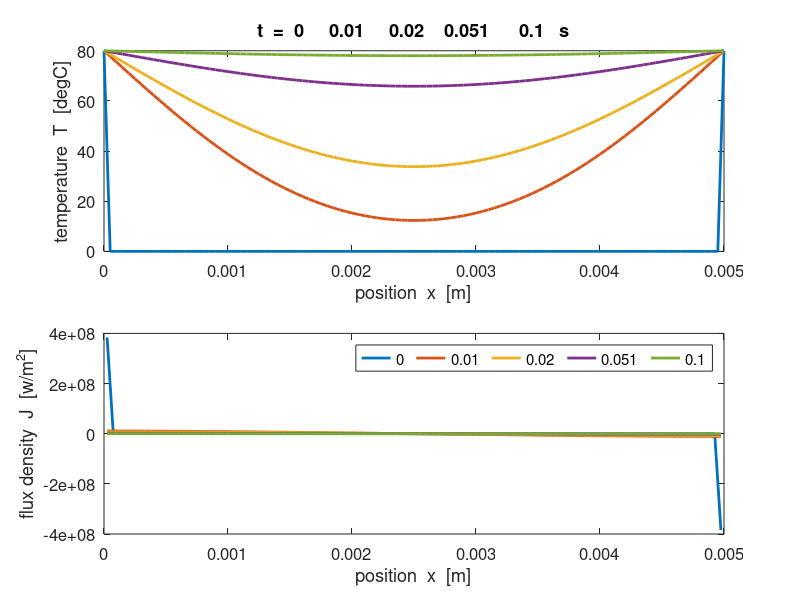
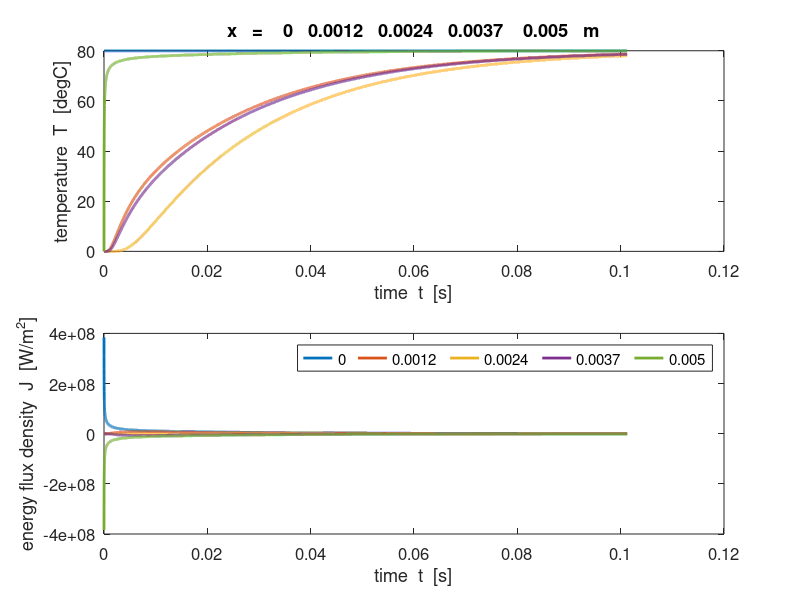
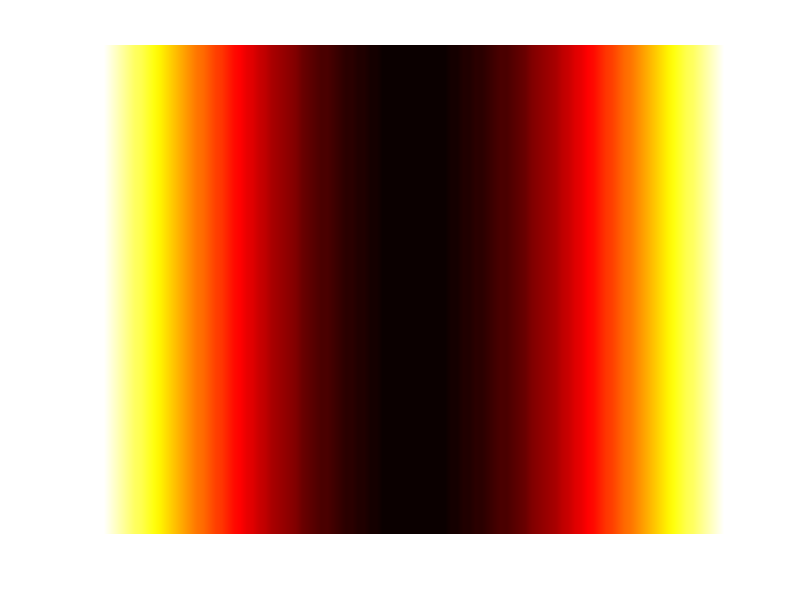
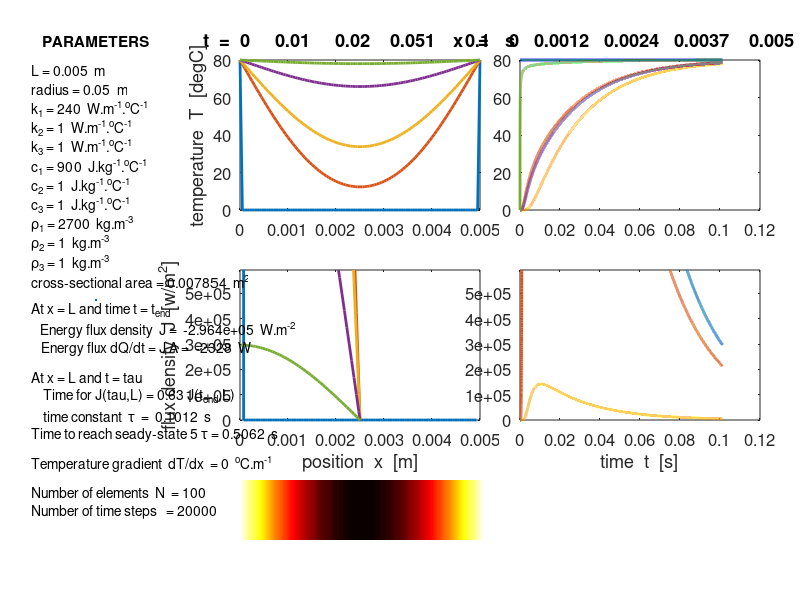

The MATLAB script that drew these images, in order:
% tp_bar_001.m
% Heat Conduction along a cylindrical bar
% S.I. units used unless otherwise stated
% Default value and unit are given in ()
% Ian Cooper   School of Physics   University of Sydney
% cooper@physics.usyd.edu.au
% http://www.physics.usyd.edu.au/teach_res/mp/optics/optics_home.htm

tic
close all
clear all
clc

% =======================================================================
% INPUTS 
% =======================================================================

% number of spatial elements (100)
    nx = 100;
% number of time steps (100)
    nt = 20000;
% length of bar (1 m)
    L = 5e-3;
% radius of bar (0.1 m)
    r1 = 0.05;
    r = r1 .* ones(1,nx);    
% thermal conductivity (400 W/(m.degC)
    k1 = 240;
    k2 = 1;
    k3 = 1;
    k = k1 .* ones(1,nx);
    %k(33:end) = k2 ;
% specific heat capacity (380 J/(kg.degC)
    c1 = 900;  
    c2 = 1;
    c3 = 1;
    c = c1 .* ones(1,nx);
    %c(33:end) = c2 ;
% density  (8900 kg/m^3)
    rho1 = 2700;
    rho2 = 1;
    rho3 = 1;
    rho = rho1 .* ones(1,nx);
   % rho(33:end) = rho2 ;
% initial temperature of bar  (0 degC)
    T = zeros(nt,nx+1);

% intial energy flux density
    J = zeros(nt,nx);

% BOUNDARY CONDITIONS  (100   0  degC)
    T(:,1) = 80;
    T(:,end) = 80;
 
    
% =======================================================================
% CALCULATIONS 
% =======================================================================    
 

dx = L / nx;                  % width of elements
dt = 0.4 * dx^2 * min(rho) * min(c) / (2 * max(k));    % time increment
%dt = 1e-5;
x = dx .*(0:nx);
xJ = dx/2 + dx .*(0:nx-1);
t = 0 : (nt-1);
t = dt .* t;
K1 = -( k ./ dx );                             % constant
K2 = dt ./ ( rho .* c .* dx );                 % constant
area = pi * r(1)^2;   % assume uniform cross-sectional area

for ct = 1 : nt-1
       
    for cx = 1 : nx
        J(ct,cx) = K1(cx) * ( T(ct,cx+1) - T(ct,cx) );
    end 

    for cx = 2 : nx
        T(ct+1,cx) = T(ct,cx) +  K2(cx) * ( J(ct,cx-1) - J(ct,cx)) ;
    end
end
   %if T(:,1) > T(:,end);
       J(end,:) = J(end-1,:);
   %end
   %if T(:,1) < T(:,end);
    %   J(end,1) = J(end,2);
   %end
% energy flux dQ/dt = JA
    dQ_dt = J(end,end) .* area;

% temperature gradient dT/dx
    dT_dx = (T(end,end) - T(end,1)) / (x(end) - x(1));
    
% time constant tau
tau = t(end);

if T(:,1) > T(:,end);
    cc = 1;
    while J(cc,end) < 0.63 * J(end,end)
        cc = cc + 1;
    end
    tau = t(cc); 
end

if T(:,1) < T(:,end);
    cc = 1;
    while J(cc,1) < 0.63 * J(end,1)
        cc = cc + 1;
    end
    tau = t(cc); 
end

    
% =======================================================================
% GRAPHICS 
% ======================================================================= 

f = 1;
if T(end,1)< T(end,end); f = -1; end;
if T(:,1) < T(:,end);
Ylimit = [f*round(2*max(abs((J(end,:))))) 0];
else 
    Ylimit = [0 f*round(2*max(abs((J(end,:)))))];
end

figure(1)
fs = 12;
set(gcf,'units','normalized','position',[0.05,0.2,0.4,0.6]); 

% temperature vs position
index = round(0.1 * nt) .* [1/(0.1*nt) 1 2 5 10];
tt1 = 't  =  ';
tt2 = num2str(t(index),2);
tt3 = '   s';
tt = [tt1 tt2 tt3];
xt = 'position  x  [m]';
yt = 'temperature  T  [degC]';
xp = x; yp = T(index,:);

subplot(2,1,1)
plot(xp,yp,'linewidth',2);
xlabel(xt,'fontsize',fs);
ylabel(yt,'fontsize',fs);
title(tt);
set(gca,'fontsize',fs);

% energy flux density vs position
tt1 = 'plots at times  [s]   ';
tt2 = num2str(t(index),2);
tt = [tt1 tt2];

yt = 'flux density  J  [w/m^2]';
xp = xJ; yp = J(index,:);
subplot(2,1,2)
plot(xp,yp,'linewidth',2);
xlabel(xt,'fontsize',fs);
ylabel(yt,'fontsize',fs);
legend(num2str(t(index(1)),2),num2str(t(index(2)),2),num2str(t(index(3)),2) ...
     ,num2str(t(index(4)),2),num2str(t(index(5)),2) ...
     , 'orientation','horizontal');
%set(gca,'Ylim',Ylimit);
set(gca,'fontsize',fs);

figure(2)
fs = 12;
set(gcf,'units','normalized','position',[0.5,0.2,0.4,0.6]); 
% temperture vs time
index = round((0.25 * nx) .* [1/(0.25*nx) 1 2 3 4]);
tt1 = 'x   =    ';
tt2 = num2str(x(index),2);
tt3 = '   m';
tt = [tt1 tt2 tt3];
xt = 'time  t  [s]';
yt = 'temperature  T  [degC]';
xp = t; yp = T(:,index);

subplot(2,1,1)
plot(xp,yp,'linewidth',2);
xlabel(xt,'fontsize',fs);
ylabel(yt,'fontsize',fs);
title(tt);
set(gca,'fontsize',fs);

% energy flux density vs time
yt = 'energy flux density  J  [W/m^2]';
xp = t; yp = J(:,index);
subplot(2,1,2)
plot(xp,yp,'linewidth',2);
xlabel(xt,'fontsize',fs);
ylabel(yt,'fontsize',fs);
legend(num2str(x(index(1)),2),num2str(x(index(2)),2),num2str(x(index(3)),2) ...
    ,num2str(x(index(4)),2),num2str(x(index(5)),2) ...
    , 'orientation','horizontal');
%set(gca,'Ylim',Ylimit);
set(gca,'fontsize',fs);

figure(3)
set(gcf,'units','normalized','position',[0.1,0.05,0.8,0.1]); 

[xSc, ySc] = meshgrid(x,[-1,+1]);
zSc = [T(end,:)',T(end,:)'];
pcolor(xSc, ySc, zSc');
%shadingMap = hot(64);
colormap(hot)
% 
% colormap(shadingMap(:,1)*graphColor);
shading interp
axis off

figure(5)
set(gcf,'units','normalized','position',[0.025,0.025,0.9,0.9]); 
fs = 12;

% temperature vs position
index = round(0.1 * nt) .* [1/(0.1*nt) 1 2 5 10];
tt1 = 't  =  ';
tt2 = num2str(t(index),2);
tt3 = '   s';
tt = [tt1 tt2 tt3];
xt = 'position  x  [m]';
yt = 'temperature  T  [degC]';
xp = x; yp = T(index,:);

axes('position',[0.3,0.65,0.3,0.25]);
plot(xp,yp,'linewidth',2);
%xlabel(xt,'fontsize',fs);
ylabel(yt,'fontsize',fs);
title(tt);
set(gca,'fontsize',fs);

axes('position',[0.3,0.3,0.3,0.25]);
% energy flux density vs position
tt1 = 'plots at times  [s]   ';
tt2 = num2str(t(index),2);
tt = [tt1 tt2];

yt = 'flux density  J  [w/m^2]';
xp = xJ; yp = J(index,:);
plot(xp,yp,'linewidth',2);
xlabel(xt,'fontsize',fs);
ylabel(yt,'fontsize',fs);
set(gca,'Ylim',Ylimit);
set(gca,'fontsize',fs);

axes('position',[0.65,0.65,0.3,0.25]);
index = round((0.25 * nx) .* [1/(0.25*nx) 1 2 3 4]);
tt1 = 'x   =    ';
tt2 = num2str(x(index),2);
tt3 = '   m';
tt = [tt1 tt2 tt3];
xt = 'time  t  [s]';
yt = 'temperature  T  [degC]';
xp = t; yp = T(:,index);
plot(xp,yp,'linewidth',2);
%xlabel(xt,'fontsize',fs);
%label(yt,'fontsize',fs);
title(tt);
%legend(num2str(t(index(1)),2),num2str(t(index(2)),2),num2str(t(index(3)),2) ...
%    ,num2str(t(index(4)),2),num2str(t(index(5)),2) ...
%    , 'orientation','horizontal');
set(gca,'fontsize',fs);

axes('position',[0.65,0.3,0.3,0.25]);
% energy flux density vs time
yt = 'energy flux density  J  [W/m^2]';
xp = t; yp = J(:,index);
plot(xp,yp,'linewidth',2);
xlabel(xt,'fontsize',fs);
%ylabel(yt,'fontsize',fs);
%legend(num2str(x(index(1)),2),num2str(x(index(2)),2),num2str(x(index(3)),2) ...
%    ,num2str(x(index(4)),2),num2str(x(index(5)),2) ...
%    , 'orientation','horizontal');
set(gca,'Ylim',Ylimit);
set(gca,'fontsize',fs);

axes('position',[0.3,0.1,0.305,0.1]);
[xSc, ySc] = meshgrid(x,[-1,+1]);
zSc = [T(end,:)',T(end,:)'];
pcolor(xSc, ySc, zSc');
%shadingMap = hot(64);
colormap(hot)
% 
% colormap(shadingMap(:,1)*graphColor);
shading interp
axis off


axes('position',[0.02,0.1,0.2,0.8]);
title('PARAMETERS')
%axis([0,0,100,100]);
plot(50,50);
set(gca,'Xlim',[0,100]);
set(gca,'Ylim',[0,100]);
title('PARAMETERS');

tx1 = 'L = ';
tx2 = num2str(L,4);
tx3 = '  m';
tx = [tx1 tx2 tx3];
text(10,98,tx);

tx1 = 'radius = ';
tx2 = num2str(r(1),4);
tx3 = '  m';
tx = [tx1 tx2 tx3];
text(10,94,tx);

tx1 = 'k_1 = ';
tx2 = num2str(k1,4);
tx3 = '  W.m^{-1}.^oC^{-1}';
tx = [tx1 tx2 tx3];
text(10,90,tx);

tx1 = 'k_2 = ';
tx2 = num2str(k2,4);
tx3 = '  W.m^{-1}.^oC^{-1}';
tx = [tx1 tx2 tx3];
text(10,86,tx);

tx1 = 'k_3 = ';
tx2 = num2str(k3,4);
tx3 = '  W.m^{-1}.^oC^{-1}';
tx = [tx1 tx2 tx3];
text(10,82,tx);

tx1 = 'c_1 = ';
tx2 = num2str(c1,4);
tx3 = '  J.kg^{-1}.^oC^{-1}';
tx = [tx1 tx2 tx3];
text(10,78,tx);

tx1 = 'c_2 = ';
tx2 = num2str(c2,4);
tx3 = '  J.kg^{-1}.^oC^{-1}';
tx = [tx1 tx2 tx3];
text(10,74,tx);

tx1 = 'c_3 = ';
tx2 = num2str(c3,4);
tx3 = '  J.kg^{-1}.^oC^{-1}';
tx = [tx1 tx2 tx3];
text(10,70,tx);

tx1 = '\rho_1 = ';
tx2 = num2str(rho1,4);
tx3 = '  kg.m^{-3}';
tx = [tx1 tx2 tx3];
text(10,66,tx);

tx1 = '\rho_2 = ';
tx2 = num2str(rho2,4);
tx3 = '  kg.m^{-3}';
tx = [tx1 tx2 tx3];
text(10,62,tx);

tx1 = '\rho_3 = ';
tx2 = num2str(rho3,4);
tx3 = '  kg.m^{-3}';
tx = [tx1 tx2 tx3];
text(10,58,tx);

tx1 = 'cross-sectional area = ';
tx2 = num2str(area,4);
tx3 = '  m^{2}';
tx = [tx1 tx2 tx3];
text(10,54,tx);

tx = 'At x = L and time t = t_{end}';
text(10,48,tx);
tx1 = '   Energy flux dQ/dt = J A =  ';
tx2 = num2str(dQ_dt,4);
tx3 = '  W';
tx = [tx1 tx2 tx3];
text(10,40,tx);
tx1 = '   Energy flux density  J =  ';
tx2 = num2str(J(end,end),4);
tx3 = '  W.m^{-2}';
tx = [tx1 tx2 tx3];
text(10,44,tx);

tx = 'At x = L and t = tau ';
text(10,34,tx);
tx = '    Time for J(tau,L) = 0.63 J(t_{end},L)';
text(10,30,tx);
tx1 = '    time constant  \tau  =  ';
tx2 = num2str(tau,4);
tx3 = '  s';
tx = [tx1 tx2 tx3];
text(10,26,tx);

tx1 = 'Time to reach seady-state 5 \tau = ';
tx2 = num2str(5*tau,4);
tx3 = '  s';
tx = [tx1 tx2 tx3];
text(10,22,tx);

tx1 = 'Temperature gradient  dT/dx  = ';
tx2 = num2str(dT_dx,4);
tx3 = '  ^oC.m^{-1}';
tx = [tx1 tx2 tx3];
text(10,16,tx);

tx1 = 'Number of elements  N  = ';
tx2 = num2str(nx,3);
tx3 = ' ';
tx = [tx1 tx2 tx3];
text(10,10,tx);

tx1 = 'Number of time steps   = ';
tx2 = num2str(nt,5);
tx3 = ' ';
tx = [tx1 tx2 tx3];
text(10,6,tx);


axis off


toc
